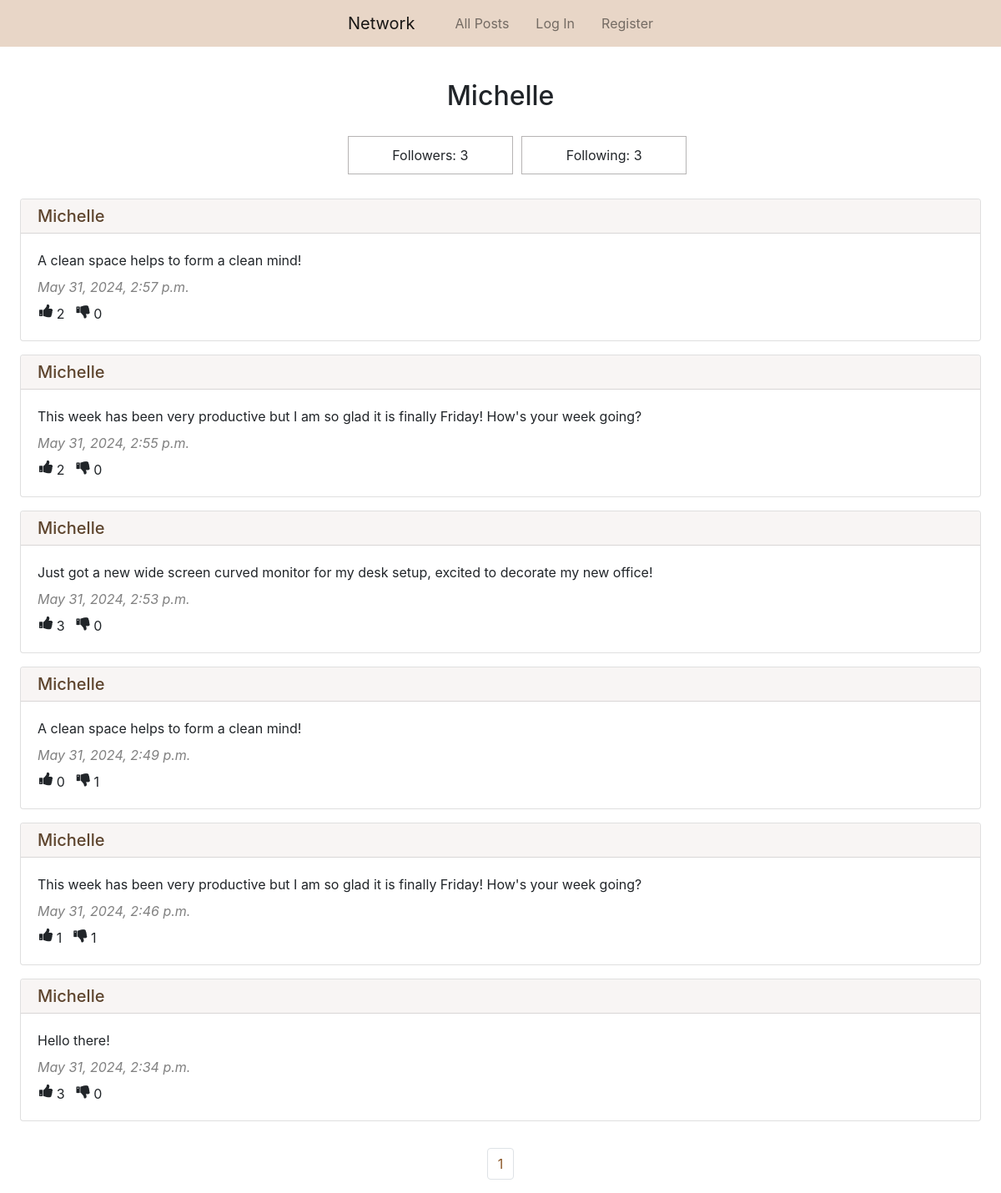
/profile/5, run on the app's committed database.
### network/models.py (models this page shows, shortened)
class User(AbstractUser):
    pass

class Post(models.Model):
    content = models.CharField(max_length=300)
    user = models.ForeignKey(User, on_delete=models.CASCADE, related_name="post_user")
    date_time = models.DateTimeField(auto_now_add=True)

### network/views.py (the view)
# urls.py: path("profile/<int:user_id>", views.profile, name="profile"),
def profile(request, user_id):
    profile_user = User.objects.get(pk=user_id)
    user_posts = Post.objects.filter(user=profile_user).order_by("id").reverse()
    paginator = Paginator(user_posts, 10)
    page_number = request.GET.get("page")
    page_posts = paginator.get_page(page_number)
    followers = Follow.objects.filter(user_following=profile_user)
    following = Follow.objects.filter(user_follower=profile_user)
    try:
        if len(followers.filter(user_follower=request.user)) != 0:
            is_following = True
        else:
            is_following = False
    except:
        is_following = False
    return render(request, "network/profile.html", {
        "page_posts": page_posts,
        "profile_user": profile_user,
        "followers": followers,
        "following": following,
        "is_following": is_following
    })

### network/templates/network/profile.html (shortened to what this page needs)
{% extends "network/layout.html" %}
{% block body %}
    <h2 class="px-5 pt-4 pb-3 mt-3 text-center">{{ profile_user.username | capfirst }}</h2>
    <ul class="row d-flex justify-content-center">
        <li class="col-2 follow-border text-center">
            Followers: {{ followers.count }}
        </li>
        <li class="col-2 follow-border text-center">
            Following: {{ following.count }}
        </li>
    </ul>
    {% for post in page_posts %}
        <div class="px-4 py-2">
            <div class="card">
                <h5 class="card-header bg-brown pt-2 pb-2"><a class="brownlink" href="{% url 'profile' user_id=post.user.id %}">{{ post.user.username | capfirst }}</a></h5>
                <div class="card-body">
                    <p class="card-text mt-0 mb-2" id="content_{{ post.id }}">{{ post.content }}</p>
                    <p class="card-text grey mt-2 mb-1"><i>{{ post.date_time }}</i></p>
                    <div class="row pl-3 mt-2">
                        <div class="pl-3 pr-4 row">
                            <i class="fa fa-thumbs-up" style="font-size:18px"></i>
                            <div class="px-1" id="like_count_{{ post.id }}"> {{ post.like_post.count }}</div>
                        </div>
                        <div class="pl-3 row">
                            <i class="fa fa-thumbs-down" style="font-size:18px"></i>
                            <div class="px-1" id="dislike_count_{{ post.id }}"> {{ post.dislike_post.count }}</div>
                        </div>
                    </div>
                </div>
            </div>
        </div>
    {% endfor %}
    <br>
    <nav aria-label="Page navigation">
        <ul class="pagination d-flex justify-content-center">
            {% for i in page_posts.paginator.page_range %}
                <li class="page-item"><a class="page-link brown-text" href="?page={{ i }}">{{ i }}</a></li>
            {% endfor %}
        </ul>
      </nav>
{% endblock %}

### network/static/network/styles.css (style rules this page uses)
.brownlink { color: #8a5626 !important; }
.brownlink { color: #5e452e !important; }
.bg-brown { background-color: #f8f5f4 !important; }
.brown-text { color: #8a5626 !important; }
.follow-border { border: solid 1px rgb(182, 180, 180); padding: 10px; margin: 5px; list-style-type: None; }
.grey { color: grey !important; }

### data on the page
User: username "Michelle"
Post: user.username "Michelle", content "A clean space helps to form a clean mind!", date_time "May 31, 2024, 2:57 p.m.", like_post.count "2", dislike_post.count "0"
Post: user.username "Michelle", content "This week has been very productive but I am so glad it is finally Friday! How's your week going?", date_time "May 31, 2024, 2:55 p.m.", like_post.count "2", dislike_post.count "0"
Post: user.username "Michelle", content "Just got a new wide screen curved monitor for my desk setup, excited to decorate my new office!", date_time "May 31, 2024, 2:53 p.m.", like_post.count "3", dislike_post.count "0"
Post: user.username "Michelle", content "A clean space helps to form a clean mind!", date_time "May 31, 2024, 2:49 p.m.", like_post.count "0", dislike_post.count "1"
Post: user.username "Michelle", content "This week has been very productive but I am so glad it is finally Friday! How's your week going?", date_time "May 31, 2024, 2:46 p.m.", like_post.count "1", dislike_post.count "1"
Post: user.username "Michelle", content "Hello there!", date_time "May 31, 2024, 2:34 p.m.", like_post.count "3", dislike_post.count "0"

### other printed values
{{ followers.count }} "3"
{{ following.count }} "3"
{{ i }} "1"
